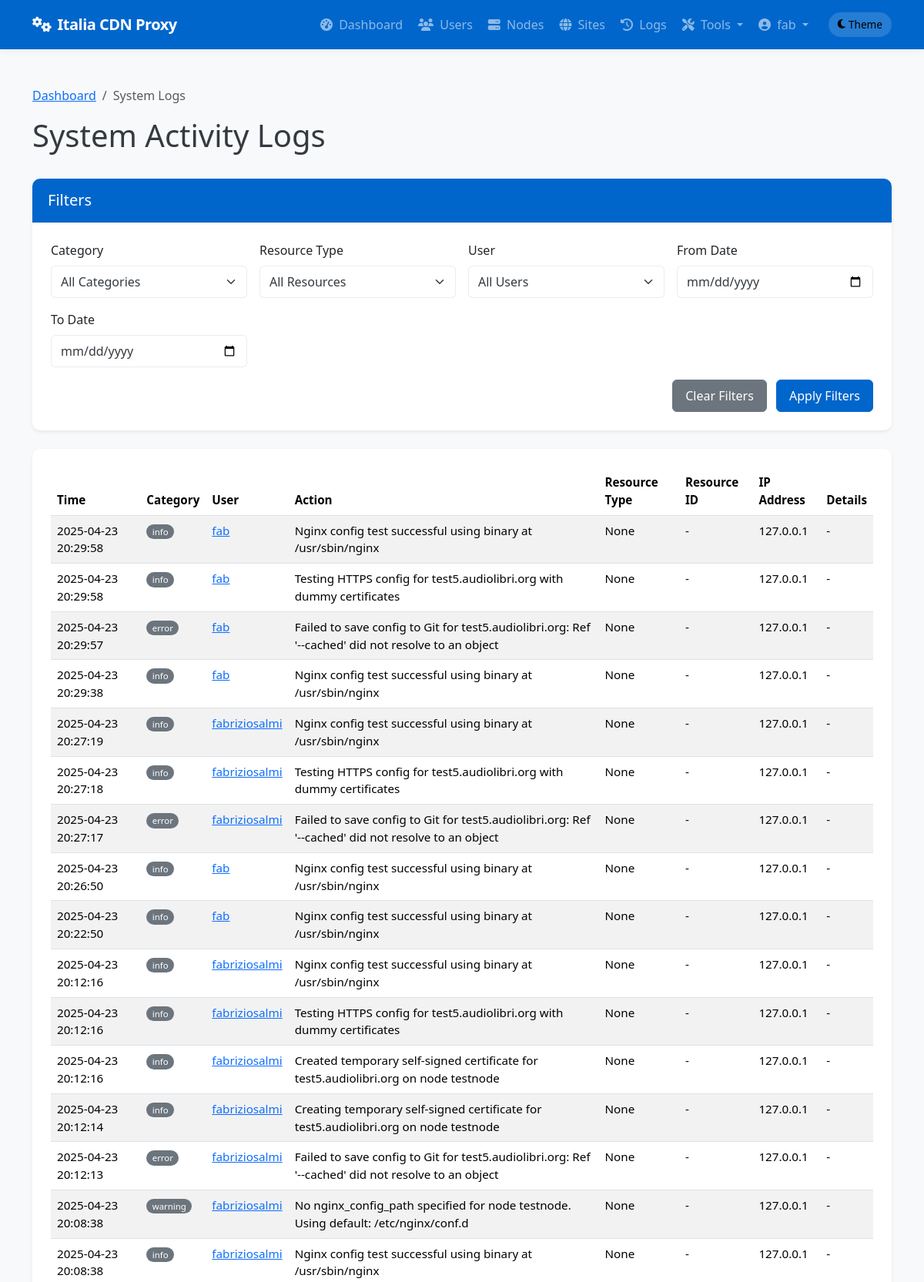
The page /admin/system/logs (signed in, upper part) on the database its author committed.
### app/models/models.py (models this page shows, shortened)
class User(db.Model):
    __tablename__ = 'users'
    id = db.Column(db.Integer, primary_key=True)
    username = db.Column(db.String(64), unique=True, index=True, nullable=False)
    email = db.Column(db.String(120), unique=True, index=True, nullable=False)
    password_hash = db.Column(db.String(128), nullable=False)
    role = db.Column(db.String(20), nullable=False, default='client')  # 'admin' or 'client'
    is_active = db.Column(db.Boolean, default=True)
    created_at = db.Column(db.DateTime, default=datetime.utcnow)
    last_login = db.Column(db.DateTime, nullable=True)
    sites = db.relationship('Site', backref='owner', lazy='dynamic')
    def is_admin(self):
        return self.role == 'admin'

class SystemLog(db.Model):
    __tablename__ = 'system_logs'
    id = db.Column(db.Integer, primary_key=True)
    user_id = db.Column(db.Integer, db.ForeignKey('users.id'), nullable=True)  # Null for system events
    category = db.Column(db.String(32), nullable=False)  # auth, admin, system, security, etc.
    action = db.Column(db.String(64), nullable=False)    # login, logout, create, delete, etc.
    resource_type = db.Column(db.String(32), nullable=True)  # user, node, site, etc.
    resource_id = db.Column(db.Integer, nullable=True)       # ID of the affected resource
    details = db.Column(db.Text, nullable=True)              # Additional details
    ip_address = db.Column(db.String(45), nullable=True)     # IP address of user/system
    created_at = db.Column(db.DateTime, default=datetime.utcnow)
    user = db.relationship('User', backref=db.backref('system_logs', lazy='dynamic'))

### app/controllers/admin.py (the view, shortened to what this page needs)
@admin.route('/system/logs')
@login_required
@admin_required
def system_logs():
    category = request.args.get('category')
    user_id = request.args.get('user_id')
    resource_type = request.args.get('resource_type')
    from_date = request.args.get('from_date')
    to_date = request.args.get('to_date')
    from app.models.models import SystemLog
    query = SystemLog.query
    if category:
        query = query.filter(SystemLog.category == category)
    if user_id:
        query = query.filter(SystemLog.user_id == user_id)
    if resource_type:
        query = query.filter(SystemLog.resource_type == resource_type)
    if from_date:
        try:
            from_datetime = datetime.strptime(from_date, '%Y-%m-%d')
            query = query.filter(SystemLog.created_at >= from_datetime)
        except ValueError:
            pass
    categories = db.session.query(SystemLog.category).distinct().all()
    resource_types = db.session.query(SystemLog.resource_type).distinct().all()
    users = User.query.all()
    page = request.args.get('page', 1, type=int)
    logs = query.order_by(SystemLog.created_at.desc()).paginate(page=page, per_page=50)
    return render_template('admin/system_logs.html',
                          logs=logs,
                          categories=[c[0] for c in categories if c[0]],
                          resource_types=[r[0] for r in resource_types if r[0]],
                          users=users,
                          filters={
                              'category': category,
                              'user_id': user_id,
                              'resource_type': resource_type,
                              'from_date': from_date,
                              'to_date': to_date
                          })

### app/templates/admin/system_logs.html (shortened to what this page needs)
{% extends 'base.html' %}
{% block content %}
<div class="container py-4">
    <nav aria-label="breadcrumb">
        <ol class="breadcrumb">
            <li class="breadcrumb-item"><a href="{{ url_for('admin.dashboard') }}">Dashboard</a></li>
            <li class="breadcrumb-item active" aria-current="page">System Logs</li>
        </ol>
    </nav>
    <div class="d-flex justify-content-between align-items-center mb-4">
        <h1>System Activity Logs</h1>
    </div>
    <div class="card shadow-sm mb-4">
        <div class="card-header bg-primary text-white">
            <h5 class="card-title mb-0">Filters</h5>
        </div>
        <div class="card-body">
            <form method="GET" action="{{ url_for('admin.system_logs') }}" class="row g-3">
                <div class="col-md-3">
                    <label for="category" class="form-label">Category</label>
                    <select class="form-select" id="category" name="category">
                        <option value="">All Categories</option>
                    </select>
                </div>
                <div class="col-md-3">
                    <label for="resource_type" class="form-label">Resource Type</label>
                    <select class="form-select" id="resource_type" name="resource_type">
                        <option value="">All Resources</option>
                    </select>
                </div>
                <div class="col-md-3">
                    <label for="user_id" class="form-label">User</label>
                    <select class="form-select" id="user_id" name="user_id">
                        <option value="">All Users</option>
                    </select>
                </div>
                <div class="col-md-3">
                    <label for="from_date" class="form-label">From Date</label>
                    <input type="date" class="form-control" id="from_date" name="from_date" value="{{ filters.from_date }}">
                </div>
                <div class="col-md-3">
                    <label for="to_date" class="form-label">To Date</label>
                    <input type="date" class="form-control" id="to_date" name="to_date" value="{{ filters.to_date }}">
                </div>
                <div class="col-md-12 text-end">
                    <a href="{{ url_for('admin.system_logs') }}" class="btn btn-secondary me-2">Clear Filters</a>
                    <button type="submit" class="btn btn-primary">Apply Filters</button>
                </div>
            </form>
        </div>
    </div>
    <div class="card shadow-sm">
        <div class="card-body">
            {% if logs.items %}
                <div class="table-responsive">
                    <table class="table table-striped table-hover">
                        <thead>
                            <tr>
                                <th>Time</th>
                                <th>Category</th>
                                <th>User</th>
                                <th>Action</th>
                                <th>Resource Type</th>
                                <th>Resource ID</th>
                                <th>IP Address</th>
                                <th>Details</th>
                            </tr>
                        </thead>
                        <tbody>
                            {% for log in logs.items %}
                            <tr>
                                <td>{{ log.created_at.strftime('%Y-%m-%d %H:%M:%S') }}</td>
                                <td>
                                    <span class="badge rounded-pill
                                    {% if log.category == 'auth' %}bg-info
                                    {% elif log.category == 'admin' %}bg-primary
                                    {% elif log.category == 'security' %}bg-danger
                                    {% elif log.category == 'system' %}bg-success
                                    {% else %}bg-secondary{% endif %}">
                                        {{ log.category }}
                                    </span>
                                </td>
                                <td>
                                    {% if log.user %}
                                        <a href="{{ url_for('admin.edit_user', user_id=log.user_id) }}">{{ log.user.username }}</a>
                                    {% else %}
                                        <span class="text-muted">System</span>
                                    {% endif %}
                                </td>
                                <td>{{ log.action }}</td>
                                <td>{{ log.resource_type }}</td>
                                <td>
                                    {% if log.resource_type == 'site' and log.resource_id %}
                                        <a href="{{ url_for('admin.view_site', site_id=log.resource_id) }}">{{ log.resource_id }}</a>
                                    {% elif log.resource_type == 'node' and log.resource_id %}
                                        <a href="{{ url_for('admin.view_node', node_id=log.resource_id) }}">{{ log.resource_id }}</a>
                                    {% elif log.resource_type == 'user' and log.resource_id %}
                                        <a href="{{ url_for('admin.edit_user', user_id=log.resource_id) }}">{{ log.resource_id }}</a>
                                    {% else %}
                                        {{ log.resource_id if log.resource_id else '-' }}
                                    {% endif %}
                                </td>
                                <td>{{ log.ip_address or '-' }}</td>
                                <td>
                                    <span class="text-truncate d-inline-block" style="max-width: 300px;" title="{{ log.details }}">
                                        {{ log.details or '-' }}
                                    </span>
                                </td>
                            </tr>
                            {% endfor %}
                        </tbody>
                    </table>
                </div>
            {% else %}
                <div class="alert alert-info mb-0">
                    <i class="fas fa-info-circle me-2"></i> No system logs found matching your criteria.
                </div>
            {% endif %}
        </div>
    </div>
</div>
{% endblock %}

### app/templates/base.html (shortened to what this page needs)
<!DOCTYPE html>
<html lang="en" data-bs-theme="light">
<head>
    <link href="https://cdn.jsdelivr.net/npm/bootstrap@5.3.2/dist/css/bootstrap.min.css" rel="stylesheet">
    <link rel="stylesheet" href="https://cdnjs.cloudflare.com/ajax/libs/font-awesome/6.4.2/css/all.min.css">
</head>
<body>
    <header>
        <nav class="navbar navbar-expand-lg navbar-dark bg-primary">
            <div class="container">
                <a class="navbar-brand" href="/">
                    <i class="fas fa-cogs me-2"></i>Italia CDN Proxy
                </a>
                <div class="collapse navbar-collapse" id="navbarNav">
                    <ul class="navbar-nav ms-auto">
                        {% if current_user.is_authenticated %}
                            {% if current_user.is_admin() %}
                                <li class="nav-item">
                                    <a class="nav-link {% if request.endpoint == 'admin.dashboard' %}active{% endif %}" href="{{ url_for('admin.dashboard') }}">
                                        <i class="fas fa-tachometer-alt me-1"></i> Dashboard
                                    </a>
                                </li>
                                <li class="nav-item">
                                    <a class="nav-link {% if 'admin.list_users' in request.endpoint %}active{% endif %}" href="{{ url_for('admin.list_users') }}">
                                        <i class="fas fa-users me-1"></i> Users
                                    </a>
                                </li>
                                <li class="nav-item">
                                    <a class="nav-link {% if 'admin.list_nodes' in request.endpoint %}active{% endif %}" href="{{ url_for('admin.list_nodes') }}">
                                        <i class="fas fa-server me-1"></i> Nodes
                                    </a>
                                </li>
                                <li class="nav-item">
                                    <a class="nav-link {% if 'admin.list_sites' in request.endpoint %}active{% endif %}" href="{{ url_for('admin.list_sites') }}">
                                        <i class="fas fa-globe me-1"></i> Sites
                                    </a>
                                </li>
                                <li class="nav-item">
                                    <a class="nav-link {% if request.endpoint == 'admin.deployment_logs' %}active{% endif %}" href="{{ url_for('admin.deployment_logs') }}">
                                        <i class="fas fa-history me-1"></i> Logs
                                    </a>
                                </li>
                                <li class="nav-item dropdown">
                                    <a class="nav-link dropdown-toggle" href="#" id="adminToolsDropdown" role="button" data-bs-toggle="dropdown" aria-expanded="false">
                                        <i class="fas fa-tools me-1"></i> Tools
                                    </a>
                                </li>
                            {% endif %}
                            <li class="nav-item dropdown">
                                <a class="nav-link dropdown-toggle" href="#" id="userDropdown" role="button" data-bs-toggle="dropdown" aria-expanded="false">
                                    <i class="fas fa-user-circle me-1"></i> {{ current_user.username }}
                                </a>
                            </li>
                        {% endif %}
                        <li class="nav-item d-flex align-items-center">
                            <button id="themeToggle" class="theme-toggle border-0" aria-label="Toggle theme">
                                <i class="fas fa-moon me-1"></i>
                                <span class="d-none d-md-inline">Theme</span>
                            </button>
                        </li>
                    </ul>
                </div>
            </div>
        </nav>
    </header>
    <main>
        {% block content %}{% endblock %}
    </main>
</body>
</html>

### rows shown on the page
User: username "fab"
SystemLog: created_at "2025-04-23 20:29:58", category "info", user.username "fab", action "Nginx config test successful using binary at /usr/sbin/nginx", resource_type "None", resource_id "-", ip_address "127.0.0.1", details "-"
SystemLog: created_at "2025-04-23 20:29:58", category "info", user.username "fab", action "Testing HTTPS config for test5.audiolibri.org with dummy certificates", resource_type "None", resource_id "-", ip_address "127.0.0.1", details "-"
SystemLog: created_at "2025-04-23 20:29:57", category "error", user.username "fab", action "Failed to save config to Git for test5.audiolibri.org: Ref '--cached' did not resolve to an object", resource_type "None", resource_id "-", ip_address "127.0.0.1", details "-"
SystemLog: created_at "2025-04-23 20:29:38", category "info", user.username "fab", action "Nginx config test successful using binary at /usr/sbin/nginx", resource_type "None", resource_id "-", ip_address "127.0.0.1", details "-"
SystemLog: created_at "2025-04-23 20:27:19", category "info", user.username "fabriziosalmi", action "Nginx config test successful using binary at /usr/sbin/nginx", resource_type "None", resource_id "-", ip_address "127.0.0.1", details "-"
SystemLog: created_at "2025-04-23 20:27:18", category "info", user.username "fabriziosalmi", action "Testing HTTPS config for test5.audiolibri.org with dummy certificates", resource_type "None", resource_id "-", ip_address "127.0.0.1", details "-"
SystemLog: created_at "2025-04-23 20:27:17", category "error", user.username "fabriziosalmi", action "Failed to save config to Git for test5.audiolibri.org: Ref '--cached' did not resolve to an object", resource_type "None", resource_id "-", ip_address "127.0.0.1", details "-"
SystemLog: created_at "2025-04-23 20:26:50", category "info", user.username "fab", action "Nginx config test successful using binary at /usr/sbin/nginx", resource_type "None", resource_id "-", ip_address "127.0.0.1", details "-"
SystemLog: created_at "2025-04-23 20:22:50", category "info", user.username "fab", action "Nginx config test successful using binary at /usr/sbin/nginx", resource_type "None", resource_id "-", ip_address "127.0.0.1", details "-"
SystemLog: created_at "2025-04-23 20:12:16", category "info", user.username "fabriziosalmi", action "Nginx config test successful using binary at /usr/sbin/nginx", resource_type "None", resource_id "-", ip_address "127.0.0.1", details "-"
SystemLog: created_at "2025-04-23 20:12:16", category "info", user.username "fabriziosalmi", action "Testing HTTPS config for test5.audiolibri.org with dummy certificates", resource_type "None", resource_id "-", ip_address "127.0.0.1", details "-"
SystemLog: created_at "2025-04-23 20:12:16", category "info", user.username "fabriziosalmi", action "Created temporary self-signed certificate for test5.audiolibri.org on node testnode", resource_type "None", resource_id "-", ip_address "127.0.0.1", details "-"
SystemLog: created_at "2025-04-23 20:12:14", category "info", user.username "fabriziosalmi", action "Creating temporary self-signed certificate for test5.audiolibri.org on node testnode", resource_type "None", resource_id "-", ip_address "127.0.0.1", details "-"
SystemLog: created_at "2025-04-23 20:12:13", category "error", user.username "fabriziosalmi", action "Failed to save config to Git for test5.audiolibri.org: Ref '--cached' did not resolve to an object", resource_type "None", resource_id "-", ip_address "127.0.0.1", details "-"
SystemLog: created_at "2025-04-23 20:08:38", category "warning", user.username "fabriziosalmi", action "No nginx_config_path specified for node testnode. Using default: /etc/nginx/conf.d", resource_type "None", resource_id "-", ip_address "127.0.0.1", details "-"
SystemLog: created_at "2025-04-23 20:08:38", category "info", user.username "fabriziosalmi", action "Nginx config test successful using binary at /usr/sbin/nginx", resource_type "None", resource_id "-", ip_address "127.0.0.1", details "-"
